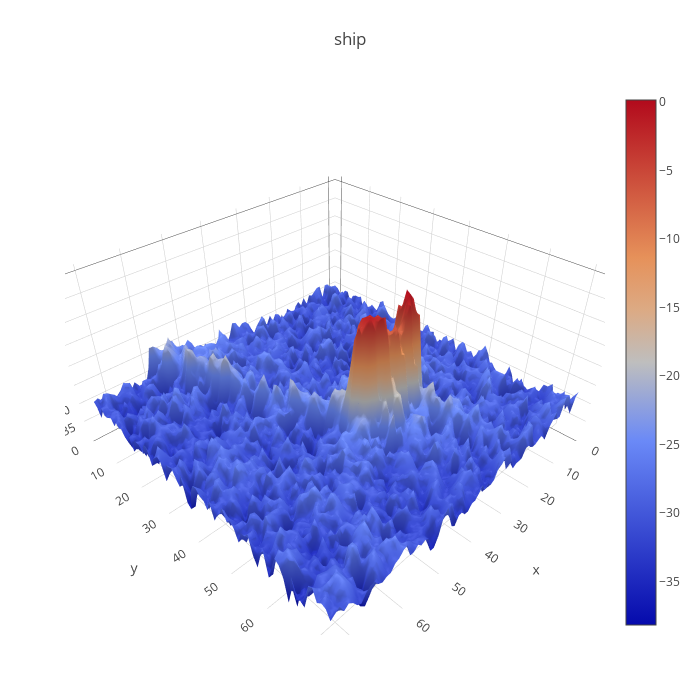

The cell this chart's notebook holds for it:
### Code cell
plotmy3d(ships[3,:,:,1], 'ship')

### Figure 1 — Plotly figure (JSON) as saved in the notebook; plotly's stock layout.template omitted (floating-point values rounded to 4 significant figures; data arrays with more than 128 entries replaced by an {"elided": "..."} marker saying what was removed)
{"data": [{"type": "surface", "z": {"elided": "75x75 float values"}}], "layout": {"autosize": false, "height": 700, "margin": {"b": 65, "l": 65, "r": 50, "t": 90}, "title": "ship", "width": 700}}
